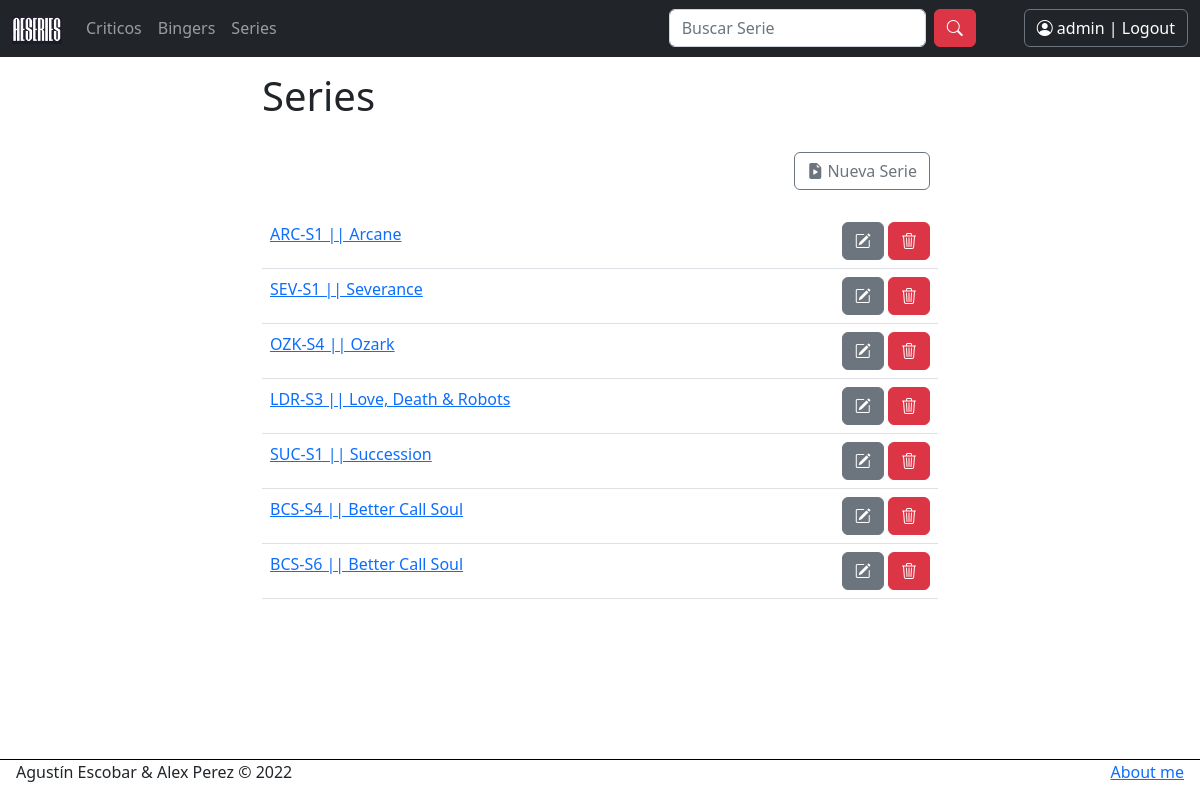
/paginas/series (signed in), run on the app's committed database.
### paginas/models.py (models this page shows)
class Serie(models.Model):
    codserie = models.CharField(max_length=25, null=True, blank=True, default=None)
    nombre = models.CharField(max_length=50)
    tipo = models.CharField(max_length=30)
    plataforma = models.CharField(max_length=30)
    fecha = models.DateField(default=2000)
    episodio = models.IntegerField()
    temporada = models.IntegerField()
    terminada = models.BooleanField(null=True, blank=True, default=False)
    sinopsis = models.TextField()
    imagen=models.ImageField(upload_to = 'series', null=True)
    def __str__(self):
        return f"{self.codserie} || {self.nombre} "

### paginas/views.py (the view)
# urls.py: path("series", views.SerieList.as_view(), name="SerieList"),
class SerieList(ListView):
    model = Serie
    template_name = "/paginas/series.html"

### paginas/templates/paginas/serie_list.html (shortened to what this page needs)
{% extends 'layout.html' %}
{% block contenido %}
    <h1>Series</h1>
    {% if user.is_authenticated%}
    <div class="py-4" style="float: right; margin-right: 8px;"><a class="btn btn-outline-secondary" href="{% url 'NuevaSerie' %}"><i class="bi bi-file-earmark-play-fill"></i> Nueva Serie</a></div>
    {% endif %}
    <table class="table">
        {% for tvserie in object_list %}
            <tr>
                <td style="max-width: 200px;"><a href="{% url 'VerSerie' tvserie.codserie %}">{{ tvserie }}</a></td>
                {% if user.is_authenticated%}
                <td><div style="float: right;">
                    <a class="btn btn-secondary" href="{% url 'Edit' tvserie.id %}"><i class="bi bi-pencil-square"></i></a>
                    <a class="btn btn-danger" href="{% url 'Delete' tvserie.id %}"><i class="bi bi-trash3"></i></a>
                </div></td>
                {% endif %}
            </tr>
        {% endfor %}
    </table>
{% endblock contenido %}

### usuarios/templates/layout.html (shortened to what this page needs)
{% load static %}
<!DOCTYPE html>
<html lang="en">
<head>
    <link href="https://cdn.jsdelivr.net/npm/bootstrap@5.2.0-beta1/dist/css/bootstrap.min.css" rel="stylesheet">
    <link rel="stylesheet" href="https://cdn.jsdelivr.net/npm/bootstrap-icons@1.8.2/font/bootstrap-icons.css">
</head>
<body style="margin: 0;">
    <nav class="navbar navbar-expand-lg navbar-dark bg-dark fixed-top">
        <div class="container-fluid">
          <a class="navbar-brand" href="{% url 'Inicio' %} "><img src="/media/AESeries-small.png" alt="" width="50" height="28"></a>
          <div class="collapse navbar-collapse" id="navbarSupportedContent">
            <ul class="navbar-nav me-auto mb-2 mb-lg-0">
              {% if user.is_authenticated %}
                <li class="nav-item">
                  <a class="nav-link" aria-current="page" href=" {% url 'ListaCriticos' %} ">Criticos</a>
                </li>
              <li class="nav-item">
                <a class="nav-link" href=" {% url 'ListaBingers' %} ">Bingers</a>
              </li>
              {% endif %}
              <li class="nav-item">
                <a class="nav-link" href=" {% url 'SerieList' %} ">Series</a>
              </li>
            </ul>
            <form class="d-flex mx-5" role="search" action="/paginas/buscar/" method="GET">
              <input class="form-control me-2" type="search" placeholder="Buscar Serie" aria-label="Search" name="nombre" id="nombre">
              <button class="btn btn-danger" type="submit"><i class="bi bi-search"></i></button>
            </form>
            {% if not user.is_authenticated%}
              <a style="color:white; margin-right:10px;" class="btn btn-outline-secondary" href=" {% url 'Register' %} ">Registrarse</a>
              <a style="color:white; font-weight: bold;" class="btn btn-outline-secondary" href=" {% url 'Login' %} "><i class="bi bi-person-circle" style= "font-size: 14px"></i> | Login</a>
            {% else %}
              <a style="color:white;" class="btn btn-outline-secondary" href=" {% url 'Logout' %} "><i class="bi bi-person-circle"></i>  {{ user.username }} | Logout</a>
            {% endif %}
          </div>
        </div>
      </nav>
    <div style="display: flex; flex-direction: column; min-height: 100vh;">
        <div style="flex-grow: 1; padding-inline: 1rem;">
        <div class="container mt-4 pt-5">
            {% block contenido %}
            {% endblock contenido %}
        </div>
        </div>
        <div style="flex-wrap: wrap; border-top: 1px solid black; padding-inline: 1rem;">
            <footer style="display: flex; justify-content: space-between;">
                <p>
                    Agustín Escobar & Alex Perez © 2022
                </p>
                <p>
                    <a href="{% url 'About' %} ">About me</a>
                </p>
            </footer>
        </div>
    </div>
</body>
</html>

### usuarios/templates/layout.html (style rules this page uses)
.container { max-width: 700px; }

### data on the page
Serie: codserie+nombre "ARC-S1 || Arcane"
Serie: codserie+nombre "SEV-S1 || Severance"
Serie: codserie+nombre "OZK-S4 || Ozark"
Serie: codserie+nombre "LDR-S3 || Love, Death & Robots"
Serie: codserie+nombre "SUC-S1 || Succession"
Serie: codserie+nombre "BCS-S4 || Better Call Soul"
Serie: codserie+nombre "BCS-S6 || Better Call Soul"

### other printed values
{{ user.username }} "admin"
